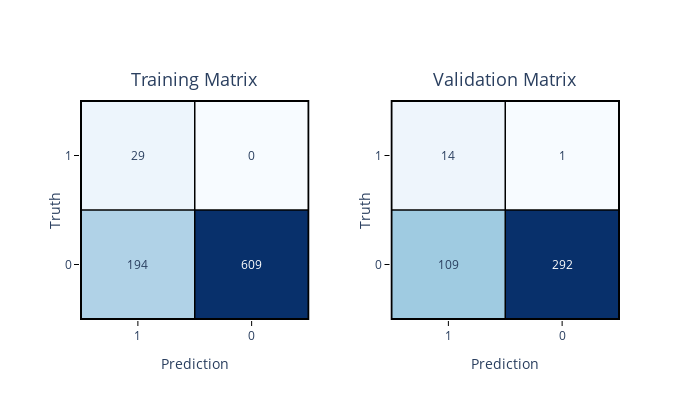

Notebook code cell kept with this figure:
### Code cell
from eppi_text_classification import binary_train_valid_confusion_plotly

binary_train_valid_confusion_plotly(
    y_train,
    y_train_pred,
    y_test,
    y_test_pred,
    postive_label="Included",
    negative_label="Excluded",
)

### Figure 1 — Plotly figure (JSON) as saved in the notebook; plotly's stock layout.template omitted (floating-point values rounded to 4 significant figures)
{"data": [{"colorscale": [[0, "rgb(247,251,255)"], [0.125, "rgb(222,235,247)"], [0.25, "rgb(198,219,239)"], [0.375, "rgb(158,202,225)"], [0.5, "rgb(107,174,214)"], [0.625, "rgb(66,146,198)"], [0.75, "rgb(33,113,181)"], [0.875, "rgb(8,81,156)"], [1, "rgb(8,48,107)"]], "hoverinfo": "text", "showscale": false, "text": [["Truth: Excluded<br>Prediction: Included<br>Total: 194", "Truth: Excluded<br>Prediction: Excluded<br>Total: 609"], ["Truth: Included<br>Prediction: Included<br>Total: 29", "Truth: Included<br>Prediction: Excluded<br>Total: 0"]], "type": "heatmap", "x": ["0", "1"], "xaxis": "x", "y": ["0", "1"], "yaxis": "y", "z": [[194, 609], [29, 0]]}, {"colorscale": [[0, "rgb(247,251,255)"], [0.125, "rgb(222,235,247)"], [0.25, "rgb(198,219,239)"], [0.375, "rgb(158,202,225)"], [0.5, "rgb(107,174,214)"], [0.625, "rgb(66,146,198)"], [0.75, "rgb(33,113,181)"], [0.875, "rgb(8,81,156)"], [1, "rgb(8,48,107)"]], "hoverinfo": "text", "showscale": false, "text": [["Truth: Excluded<br>Prediction: Included<br>Total: 109", "Truth: Excluded<br>Prediction: Excluded<br>Total: 292"], ["Truth: Included<br>Prediction: Included<br>Total: 14", "Truth: Included<br>Prediction: Excluded<br>Total: 1"]], "type": "heatmap", "x": ["0", "1"], "xaxis": "x2", "y": ["0", "1"], "yaxis": "y2", "z": [[109, 292], [14, 1]]}], "layout": {"annotations": [{"font": {"size": 18}, "showarrow": false, "text": "Training Matrix", "x": 0.2125, "xanchor": "center", "xref": "paper", "y": 1.03, "yanchor": "bottom", "yref": "paper"}, {"font": {"size": 18}, "showarrow": false, "text": "Validation Matrix", "x": 0.7875, "xanchor": "center", "xref": "paper", "y": 1.03, "yanchor": "bottom", "yref": "paper"}, {"font": {"color": "dark blue"}, "showarrow": false, "text": "194", "x": "0", "xref": "x", "y": "0", "yref": "y"}, {"font": {"color": "white"}, "showarrow": false, "text": "609", "x": "1", "xref": "x", "y": "0", "yref": "y"}, {"font": {"color": "dark blue"}, "showarrow": false, "text": "29", "x": "0", "xref": "x", "y": "1", "yref": "y"}, {"font": {"color": "dark blue"}, "showarrow": false, "text": "0", "x": "1", "xref": "x", "y": "1", "yref": "y"}, {"font": {"color": "dark blue"}, "showarrow": false, "text": "109", "x": "0", "xref": "x2", "y": "0", "yref": "y2"}, {"font": {"color": "white"}, "showarrow": false, "text": "292", "x": "1", "xref": "x2", "y": "0", "yref": "y2"}, {"font": {"color": "dark blue"}, "showarrow": false, "text": "14", "x": "0", "xref": "x2", "y": "1", "yref": "y2"}, {"font": {"color": "dark blue"}, "showarrow": false, "text": "1", "x": "1", "xref": "x2", "y": "1", "yref": "y2"}], "autosize": false, "height": 400, "shapes": [{"line": {"color": "black", "width": 2}, "type": "rect", "x0": -0.5, "x1": 1.5, "xref": "x", "y0": -0.5, "y1": 1.5, "yref": "y"}, {"line": {"color": "black", "width": 1.5}, "type": "line", "x0": -0.5, "x1": 1.5, "xref": "x", "y0": 0.5, "y1": 0.5, "yref": "y"}, {"line": {"color": "black", "width": 1.5}, "type": "line", "x0": 0.5, "x1": 0.5, "xref": "x", "y0": -0.5, "y1": 1.5, "yref": "y"}, {"line": {"color": "black", "width": 2}, "type": "rect", "x0": -0.5, "x1": 1.5, "xref": "x2", "y0": -0.5, "y1": 1.5, "yref": "y2"}, {"line": {"color": "black", "width": 1.5}, "type": "line", "x0": -0.5, "x1": 1.5, "xref": "x2", "y0": 0.5, "y1": 0.5, "yref": "y2"}, {"line": {"color": "black", "width": 1.5}, "type": "line", "x0": 0.5, "x1": 0.5, "xref": "x2", "y0": -0.5, "y1": 1.5, "yref": "y2"}], "width": 700, "xaxis": {"anchor": "y", "domain": [0, 0.425], "mirror": true, "tickcolor": "black", "ticklen": 5, "tickmode": "array", "ticks": "outside", "ticktext": ["1", "0"], "tickvals": [0, 1], "tickwidth": 1, "title": {"text": "Prediction"}}, "xaxis2": {"anchor": "y2", "domain": [0.575, 1], "mirror": true, "tickcolor": "black", "ticklen": 5, "tickmode": "array", "ticks": "outside", "ticktext": ["1", "0"], "tickvals": [0, 1], "tickwidth": 1, "title": {"text": "Prediction"}}, "yaxis": {"anchor": "x", "domain": [0, 1], "mirror": true, "tickcolor": "black", "ticklen": 5, "tickmode": "array", "ticks": "outside", "ticktext": ["0", "1"], "tickvals": [0, 1], "tickwidth": 1, "title": {"standoff": 0.3, "text": "Truth"}}, "yaxis2": {"anchor": "x2", "domain": [0, 1], "mirror": true, "tickcolor": "black", "ticklen": 5, "tickmode": "array", "ticks": "outside", "ticktext": ["0", "1"], "tickvals": [0, 1], "tickwidth": 1, "title": {"standoff": 0.3, "text": "Truth"}}}}
